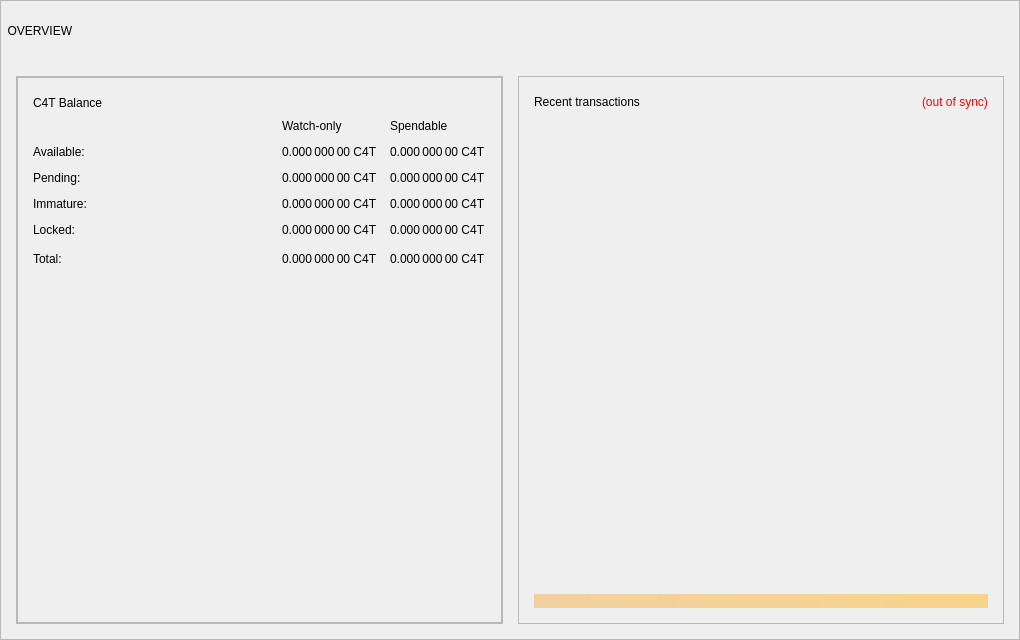
<?xml version="1.0" encoding="UTF-8"?>
<ui version="4.0">
 <class>OverviewPage</class>
 <widget class="QWidget" name="OverviewPage">
  <property name="geometry">
   <rect>
    <x>0</x>
    <y>0</y>
    <width>1020</width>
    <height>640</height>
   </rect>
  </property>
  <property name="minimumSize">
   <size>
    <width>900</width>
    <height>640</height>
   </size>
  </property>
  <property name="windowTitle">
   <string>Form</string>
  </property>
  <property name="styleSheet">
   <string notr="true"/>
  </property>
  <layout class="QVBoxLayout" name="topLayout" stretch="1">
   <property name="leftMargin">
    <number>0</number>
   </property>
   <property name="topMargin">
    <number>0</number>
   </property>
   <property name="rightMargin">
    <number>0</number>
   </property>
   <property name="bottomMargin">
    <number>0</number>
   </property>
   <item>
    <widget class="QFrame" name="frame_BG">
     <property name="minimumSize">
      <size>
       <width>400</width>
       <height>610</height>
      </size>
     </property>
     <property name="maximumSize">
      <size>
       <width>16777215</width>
       <height>16777215</height>
      </size>
     </property>
     <property name="frameShape">
      <enum>QFrame::StyledPanel</enum>
     </property>
     <property name="frameShadow">
      <enum>QFrame::Raised</enum>
     </property>
     <layout class="QVBoxLayout" name="verticalLayout_3" stretch="0">
      <property name="leftMargin">
       <number>0</number>
      </property>
      <property name="topMargin">
       <number>0</number>
      </property>
      <property name="rightMargin">
       <number>0</number>
      </property>
      <property name="bottomMargin">
       <number>6</number>
      </property>
      <item>
       <layout class="QVBoxLayout" name="verticalLayout_Master" stretch="0,1">
        <property name="leftMargin">
         <number>0</number>
        </property>
        <property name="topMargin">
         <number>0</number>
        </property>
        <property name="rightMargin">
         <number>0</number>
        </property>
        <property name="bottomMargin">
         <number>0</number>
        </property>
        <item>
         <widget class="QFrame" name="frame_Header">
          <layout class="QVBoxLayout" name="verticalLayout_Header" stretch="0">
           <property name="leftMargin">
            <number>0</number>
           </property>
           <property name="topMargin">
            <number>0</number>
           </property>
           <property name="rightMargin">
            <number>0</number>
           </property>
           <property name="bottomMargin">
            <number>0</number>
           </property>
           <item>
            <layout class="QHBoxLayout" name="horizontalLayout_Header" stretch="1,0,1">
             <property name="spacing">
              <number>6</number>
             </property>
             <item>
              <widget class="QLabel" name="labelOverviewHeaderLeft">
               <property name="minimumSize">
                <size>
                 <width>464</width>
                 <height>60</height>
                </size>
               </property>
               <property name="maximumSize">
                <size>
                 <width>16777215</width>
                 <height>60</height>
                </size>
               </property>
               <property name="font">
                <font/>
               </property>
               <property name="text">
                <string>  OVERVIEW</string>
               </property>
               <property name="alignment">
                <set>Qt::AlignLeading|Qt::AlignLeft|Qt::AlignVCenter</set>
               </property>
              </widget>
             </item>
             <item>
              <spacer name="horizontalSpacer_Header">
               <property name="orientation">
                <enum>Qt::Horizontal</enum>
               </property>
               <property name="sizeType">
                <enum>QSizePolicy::Expanding</enum>
               </property>
               <property name="sizeHint" stdset="0">
                <size>
                 <width>40</width>
                 <height>20</height>
                </size>
               </property>
              </spacer>
             </item>
             <item>
              <widget class="QLabel" name="labelOverviewHeaderRight">
               <property name="sizePolicy">
                <sizepolicy hsizetype="Minimum" vsizetype="Minimum">
                 <horstretch>0</horstretch>
                 <verstretch>0</verstretch>
                </sizepolicy>
               </property>
               <property name="minimumSize">
                <size>
                 <width>250</width>
                 <height>55</height>
                </size>
               </property>
               <property name="maximumSize">
                <size>
                 <width>250</width>
                 <height>55</height>
                </size>
               </property>
               <property name="font">
                <font/>
               </property>
               <property name="layoutDirection">
                <enum>Qt::RightToLeft</enum>
               </property>
               <property name="text">
                <string/>
               </property>
               <property name="alignment">
                <set>Qt::AlignRight|Qt::AlignTrailing|Qt::AlignVCenter</set>
               </property>
              </widget>
             </item>
            </layout>
           </item>
          </layout>
         </widget>
        </item>
        <item>
         <widget class="QFrame" name="frame_Content">
          <layout class="QVBoxLayout" name="verticalLayout_Content">
           <property name="leftMargin">
            <number>15</number>
           </property>
           <property name="topMargin">
            <number>9</number>
           </property>
           <property name="rightMargin">
            <number>15</number>
           </property>
           <property name="bottomMargin">
            <number>9</number>
           </property>
           <item>
            <layout class="QHBoxLayout" name="horizontalLayout_Content" stretch="1,1">
             <property name="spacing">
              <number>15</number>
             </property>
             <item>
              <layout class="QVBoxLayout" name="verticalLayout_left" stretch="1">
               <property name="spacing">
                <number>15</number>
               </property>
               <item>
                <widget class="QFrame" name="frameObfuscation">
                 <property name="minimumSize">
                  <size>
                   <width>0</width>
                   <height>0</height>
                  </size>
                 </property>
                 <property name="frameShape">
                  <enum>QFrame::StyledPanel</enum>
                 </property>
                 <property name="frameShadow">
                  <enum>QFrame::Raised</enum>
                 </property>
                 <layout class="QVBoxLayout" name="verticalLayout" stretch="0">
                  <property name="spacing">
                   <number>15</number>
                  </property>
                  <property name="leftMargin">
                   <number>0</number>
                  </property>
                  <property name="topMargin">
                   <number>0</number>
                  </property>
                  <property name="rightMargin">
                   <number>0</number>
                  </property>
                  <property name="bottomMargin">
                   <number>0</number>
                  </property>
                  <item>
                   <widget class="QFrame" name="frame_Balances">
                    <property name="autoFillBackground">
                     <bool>false</bool>
                    </property>
                    <property name="styleSheet">
                     <string notr="true">basckground-color:#fff;</string>
                    </property>
                    <property name="frameShape">
                     <enum>QFrame::StyledPanel</enum>
                    </property>
                    <property name="frameShadow">
                     <enum>QFrame::Raised</enum>
                    </property>
                    <layout class="QVBoxLayout" name="verticalLayout_4">
                     <property name="leftMargin">
                      <number>15</number>
                     </property>
                     <property name="topMargin">
                      <number>15</number>
                     </property>
                     <property name="rightMargin">
                      <number>15</number>
                     </property>
                     <property name="bottomMargin">
                      <number>15</number>
                     </property>
                     <item>
                      <layout class="QGridLayout" name="gridLayout_2">
                       <item row="0" column="1">
                        <spacer name="horizontalSpacer_3">
                         <property name="orientation">
                          <enum>Qt::Horizontal</enum>
                         </property>
                         <property name="sizeHint" stdset="0">
                          <size>
                           <width>40</width>
                           <height>20</height>
                          </size>
                         </property>
                        </spacer>
                       </item>
                       <item row="0" column="0" alignment="Qt::AlignLeft">
                        <widget class="QLabel" name="label_5">
                         <property name="minimumSize">
                          <size>
                           <width>0</width>
                           <height>20</height>
                          </size>
                         </property>
                         <property name="font">
                          <font/>
                         </property>
                         <property name="text">
                          <string>C4T Balance</string>
                         </property>
                        </widget>
                       </item>
                      </layout>
                     </item>
                     <item>
                      <layout class="QGridLayout" name="gridLayout">
                       <property name="spacing">
                        <number>12</number>
                       </property>
                       <item row="3" column="0">
                        <widget class="QLabel" name="labelImmatureText">
                         <property name="text">
                          <string>Immature:</string>
                         </property>
                        </widget>
                       </item>
                       <item row="4" column="0">
                        <widget class="QLabel" name="labelLockedBalanceText">
                         <property name="toolTip">
                          <string>Locked C4T or Masternode collaterals. These are excluded from zC4T minting.</string>
                         </property>
                         <property name="text">
                          <string>Locked:</string>
                         </property>
                        </widget>
                       </item>
                       <item row="5" column="0">
                        <widget class="QLabel" name="labelTotalText">
                         <property name="toolTip">
                          <string>Your current C4T balance, unconfirmed and immature transactions included</string>
                         </property>
                         <property name="text">
                          <string>Total:</string>
                         </property>
                        </widget>
                       </item>
                       <item row="5" column="1">
                        <spacer name="horizontalSpacer_9">
                         <property name="orientation">
                          <enum>Qt::Horizontal</enum>
                         </property>
                         <property name="sizeHint" stdset="0">
                          <size>
                           <width>40</width>
                           <height>20</height>
                          </size>
                         </property>
                        </spacer>
                       </item>
                       <item row="1" column="0">
                        <widget class="QLabel" name="labelBalanceText">
                         <property name="text">
                          <string>Available:</string>
                         </property>
                        </widget>
                       </item>
                       <item row="2" column="0">
                        <widget class="QLabel" name="labelPendingText">
                         <property name="text">
                          <string>Pending:</string>
                         </property>
                        </widget>
                       </item>
                       <item row="0" column="3">
                        <widget class="QLabel" name="labelSpendable">
                         <property name="text">
                          <string>Spendable</string>
                         </property>
                         <property name="alignment">
                          <set>Qt::AlignLeading|Qt::AlignLeft|Qt::AlignVCenter</set>
                         </property>
                        </widget>
                       </item>
                       <item row="0" column="2">
                        <widget class="QLabel" name="labelWatchonly">
                         <property name="text">
                          <string>Watch-only</string>
                         </property>
                         <property name="alignment">
                          <set>Qt::AlignLeading|Qt::AlignLeft|Qt::AlignVCenter</set>
                         </property>
                        </widget>
                       </item>
                       <item row="1" column="2">
                        <widget class="QLabel" name="labelWatchAvailable">
                         <property name="font">
                          <font/>
                         </property>
                         <property name="cursor">
                          <cursorShape>IBeamCursor</cursorShape>
                         </property>
                         <property name="toolTip">
                          <string>Your current balance in watch-only addresses</string>
                         </property>
                         <property name="text">
                          <string notr="true">0.000 000 00 C4T</string>
                         </property>
                         <property name="alignment">
                          <set>Qt::AlignLeading|Qt::AlignLeft|Qt::AlignVCenter</set>
                         </property>
                         <property name="textInteractionFlags">
                          <set>Qt::LinksAccessibleByMouse|Qt::TextSelectableByKeyboard|Qt::TextSelectableByMouse</set>
                         </property>
                        </widget>
                       </item>
                       <item row="1" column="3">
                        <widget class="QLabel" name="labelBalance">
                         <property name="font">
                          <font/>
                         </property>
                         <property name="cursor">
                          <cursorShape>IBeamCursor</cursorShape>
                         </property>
                         <property name="toolTip">
                          <string>Your current spendable balance</string>
                         </property>
                         <property name="text">
                          <string notr="true">0.000 000 00 C4T</string>
                         </property>
                         <property name="alignment">
                          <set>Qt::AlignLeading|Qt::AlignLeft|Qt::AlignVCenter</set>
                         </property>
                         <property name="textInteractionFlags">
                          <set>Qt::LinksAccessibleByMouse|Qt::TextSelectableByKeyboard|Qt::TextSelectableByMouse</set>
                         </property>
                        </widget>
                       </item>
                       <item row="2" column="2">
                        <widget class="QLabel" name="labelWatchPending">
                         <property name="font">
                          <font/>
                         </property>
                         <property name="cursor">
                          <cursorShape>IBeamCursor</cursorShape>
                         </property>
                         <property name="toolTip">
                          <string>Unconfirmed transactions to watch-only addresses</string>
                         </property>
                         <property name="text">
                          <string notr="true">0.000 000 00 C4T</string>
                         </property>
                         <property name="alignment">
                          <set>Qt::AlignLeading|Qt::AlignLeft|Qt::AlignVCenter</set>
                         </property>
                         <property name="textInteractionFlags">
                          <set>Qt::LinksAccessibleByMouse|Qt::TextSelectableByKeyboard|Qt::TextSelectableByMouse</set>
                         </property>
                        </widget>
                       </item>
                       <item row="2" column="3">
                        <widget class="QLabel" name="labelUnconfirmed">
                         <property name="font">
                          <font/>
                         </property>
                         <property name="cursor">
                          <cursorShape>IBeamCursor</cursorShape>
                         </property>
                         <property name="toolTip">
                          <string>Total of transactions that have yet to be confirmed, and do not yet count toward the spendable balance</string>
                         </property>
                         <property name="text">
                          <string notr="true">0.000 000 00 C4T</string>
                         </property>
                         <property name="alignment">
                          <set>Qt::AlignLeading|Qt::AlignLeft|Qt::AlignVCenter</set>
                         </property>
                         <property name="textInteractionFlags">
                          <set>Qt::LinksAccessibleByMouse|Qt::TextSelectableByKeyboard|Qt::TextSelectableByMouse</set>
                         </property>
                        </widget>
                       </item>
                       <item row="3" column="2">
                        <widget class="QLabel" name="labelWatchImmature">
                         <property name="font">
                          <font/>
                         </property>
                         <property name="cursor">
                          <cursorShape>IBeamCursor</cursorShape>
                         </property>
                         <property name="toolTip">
                          <string>Staked or masternode rewards in watch-only addresses that has not yet matured</string>
                         </property>
                         <property name="text">
                          <string notr="true">0.000 000 00 C4T</string>
                         </property>
                         <property name="alignment">
                          <set>Qt::AlignLeading|Qt::AlignLeft|Qt::AlignVCenter</set>
                         </property>
                         <property name="textInteractionFlags">
                          <set>Qt::LinksAccessibleByMouse|Qt::TextSelectableByKeyboard|Qt::TextSelectableByMouse</set>
                         </property>
                        </widget>
                       </item>
                       <item row="3" column="3">
                        <widget class="QLabel" name="labelImmature">
                         <property name="font">
                          <font/>
                         </property>
                         <property name="cursor">
                          <cursorShape>IBeamCursor</cursorShape>
                         </property>
                         <property name="toolTip">
                          <string>Staked or masternode rewards that has not yet matured</string>
                         </property>
                         <property name="text">
                          <string notr="true">0.000 000 00 C4T</string>
                         </property>
                         <property name="alignment">
                          <set>Qt::AlignLeading|Qt::AlignLeft|Qt::AlignVCenter</set>
                         </property>
                         <property name="textInteractionFlags">
                          <set>Qt::LinksAccessibleByMouse|Qt::TextSelectableByKeyboard|Qt::TextSelectableByMouse</set>
                         </property>
                        </widget>
                       </item>
                       <item row="4" column="2">
                        <widget class="QLabel" name="labelWatchLocked">
                         <property name="font">
                          <font/>
                         </property>
                         <property name="cursor">
                          <cursorShape>IBeamCursor</cursorShape>
                         </property>
                         <property name="toolTip">
                          <string>Current locked balance in watch-only addresses</string>
                         </property>
                         <property name="text">
                          <string notr="true">0.000 000 00 C4T</string>
                         </property>
                         <property name="alignment">
                          <set>Qt::AlignLeading|Qt::AlignLeft|Qt::AlignVCenter</set>
                         </property>
                         <property name="textInteractionFlags">
                          <set>Qt::LinksAccessibleByMouse|Qt::TextSelectableByKeyboard|Qt::TextSelectableByMouse</set>
                         </property>
                        </widget>
                       </item>
                       <item row="4" column="3">
                        <widget class="QLabel" name="labelLockedBalance">
                         <property name="font">
                          <font/>
                         </property>
                         <property name="cursor">
                          <cursorShape>IBeamCursor</cursorShape>
                         </property>
                         <property name="toolTip">
                          <string>Locked C4T or Masternode collaterals. These are excluded from zC4T minting.</string>
                         </property>
                         <property name="text">
                          <string notr="true">0.000 000 00 C4T</string>
                         </property>
                         <property name="alignment">
                          <set>Qt::AlignLeading|Qt::AlignLeft|Qt::AlignVCenter</set>
                         </property>
                         <property name="textInteractionFlags">
                          <set>Qt::LinksAccessibleByMouse|Qt::TextSelectableByKeyboard|Qt::TextSelectableByMouse</set>
                         </property>
                        </widget>
                       </item>
                       <item row="5" column="2">
                        <widget class="QLabel" name="labelWatchTotal">
                         <property name="font">
                          <font/>
                         </property>
                         <property name="cursor">
                          <cursorShape>IBeamCursor</cursorShape>
                         </property>
                         <property name="toolTip">
                          <string>Current total balance in watch-only addresses</string>
                         </property>
                         <property name="text">
                          <string notr="true">0.000 000 00 C4T</string>
                         </property>
                         <property name="alignment">
                          <set>Qt::AlignLeading|Qt::AlignLeft|Qt::AlignVCenter</set>
                         </property>
                         <property name="textInteractionFlags">
                          <set>Qt::LinksAccessibleByMouse|Qt::TextSelectableByKeyboard|Qt::TextSelectableByMouse</set>
                         </property>
                        </widget>
                       </item>
                       <item row="5" column="3">
                        <widget class="QLabel" name="labelTotal">
                         <property name="font">
                          <font/>
                         </property>
                         <property name="cursor">
                          <cursorShape>IBeamCursor</cursorShape>
                         </property>
                         <property name="toolTip">
                          <string>Your current C4T balance, unconfirmed and immature transactions included</string>
                         </property>
                         <property name="text">
                          <string notr="true">0.000 000 00 C4T</string>
                         </property>
                         <property name="alignment">
                          <set>Qt::AlignLeading|Qt::AlignLeft|Qt::AlignVCenter</set>
                         </property>
                         <property name="textInteractionFlags">
                          <set>Qt::LinksAccessibleByMouse|Qt::TextSelectableByKeyboard|Qt::TextSelectableByMouse</set>
                         </property>
                        </widget>
                       </item>
                      </layout>
                     </item>
                     <item>
                      <spacer name="verticalSpacer_3">
                       <property name="orientation">
                        <enum>Qt::Vertical</enum>
                       </property>
                       <property name="sizeType">
                        <enum>QSizePolicy::Expanding</enum>
                       </property>
                       <property name="sizeHint" stdset="0">
                        <size>
                         <width>20</width>
                         <height>40</height>
                        </size>
                       </property>
                      </spacer>
                     </item>
                    </layout>
                   </widget>
                  </item>
                 </layout>
                </widget>
               </item>
              </layout>
             </item>
             <item>
              <layout class="QVBoxLayout" name="verticalLayout_right" stretch="0">
               <item>
                <widget class="QFrame" name="frame_RecentTransactions">
                 <property name="minimumSize">
                  <size>
                   <width>410</width>
                   <height>100</height>
                  </size>
                 </property>
                 <property name="frameShape">
                  <enum>QFrame::StyledPanel</enum>
                 </property>
                 <property name="frameShadow">
                  <enum>QFrame::Raised</enum>
                 </property>
                 <layout class="QVBoxLayout" name="verticalLayout_1" stretch="0,0,0,0">
                  <property name="leftMargin">
                   <number>15</number>
                  </property>
                  <property name="topMargin">
                   <number>15</number>
                  </property>
                  <property name="rightMargin">
                   <number>15</number>
                  </property>
                  <property name="bottomMargin">
                   <number>15</number>
                  </property>
                  <item>
                   <layout class="QHBoxLayout" name="horizontalLayout_2">
                    <item>
                     <widget class="QLabel" name="label_4">
                      <property name="minimumSize">
                       <size>
                        <width>190</width>
                        <height>20</height>
                       </size>
                      </property>
                      <property name="font">
                       <font/>
                      </property>
                      <property name="text">
                       <string>Recent transactions</string>
                      </property>
                     </widget>
                    </item>
                    <item>
                     <spacer name="horizontalSpacer">
                      <property name="orientation">
                       <enum>Qt::Horizontal</enum>
                      </property>
                      <property name="sizeHint" stdset="0">
                       <size>
                        <width>40</width>
                        <height>20</height>
                       </size>
                      </property>
                     </spacer>
                    </item>
                    <item>
                     <widget class="QLabel" name="labelTransactionsStatus">
                      <property name="cursor">
                       <cursorShape>WhatsThisCursor</cursorShape>
                      </property>
                      <property name="toolTip">
                       <string>The displayed information may be out of date. Your wallet automatically synchronizes with the C4T network after a connection is established, but this process has not completed yet.</string>
                      </property>
                      <property name="styleSheet">
                       <string notr="true">QLabel { color: red; }</string>
                      </property>
                      <property name="text">
                       <string notr="true">(out of sync)</string>
                      </property>
                      <property name="alignment">
                       <set>Qt::AlignLeading|Qt::AlignLeft|Qt::AlignVCenter</set>
                      </property>
                     </widget>
                    </item>
                   </layout>
                  </item>
                  <item>
                   <widget class="QListView" name="listTransactions">
                    <property name="minimumSize">
                     <size>
                      <width>0</width>
                      <height>0</height>
                     </size>
                    </property>
                    <property name="styleSheet">
                     <string notr="true">QListView { background: transparent; }</string>
                    </property>
                    <property name="frameShape">
                     <enum>QFrame::NoFrame</enum>
                    </property>
                    <property name="verticalScrollBarPolicy">
                     <enum>Qt::ScrollBarAlwaysOff</enum>
                    </property>
                    <property name="horizontalScrollBarPolicy">
                     <enum>Qt::ScrollBarAlwaysOff</enum>
                    </property>
                    <property name="selectionMode">
                     <enum>QAbstractItemView::NoSelection</enum>
                    </property>
                   </widget>
                  </item>
                  <item>
                   <spacer name="verticalSpacer_2">
                    <property name="orientation">
                     <enum>Qt::Vertical</enum>
                    </property>
                    <property name="sizeType">
                     <enum>QSizePolicy::Expanding</enum>
                    </property>
                    <property name="sizeHint" stdset="0">
                     <size>
                      <width>20</width>
                      <height>40</height>
                     </size>
                    </property>
                   </spacer>
                  </item>
                  <item>
                   <widget class="QLabel" name="labelAlerts">
                    <property name="maximumSize">
                     <size>
                      <width>16777215</width>
                      <height>16777215</height>
                     </size>
                    </property>
                    <property name="styleSheet">
                     <string notr="true">background-color: qlineargradient(x1: 0, y1: 0, x2: 1, y2: 0, stop:0 #F0D0A0, stop:1 #F8D488); color:#000000;</string>
                    </property>
                    <property name="text">
                     <string/>
                    </property>
                    <property name="wordWrap">
                     <bool>true</bool>
                    </property>
                    <property name="margin">
                     <number>3</number>
                    </property>
                   </widget>
                  </item>
                 </layout>
                </widget>
               </item>
              </layout>
             </item>
            </layout>
           </item>
          </layout>
         </widget>
        </item>
       </layout>
      </item>
     </layout>
    </widget>
   </item>
  </layout>
 </widget>
 <resources/>
 <connections/>
</ui>
